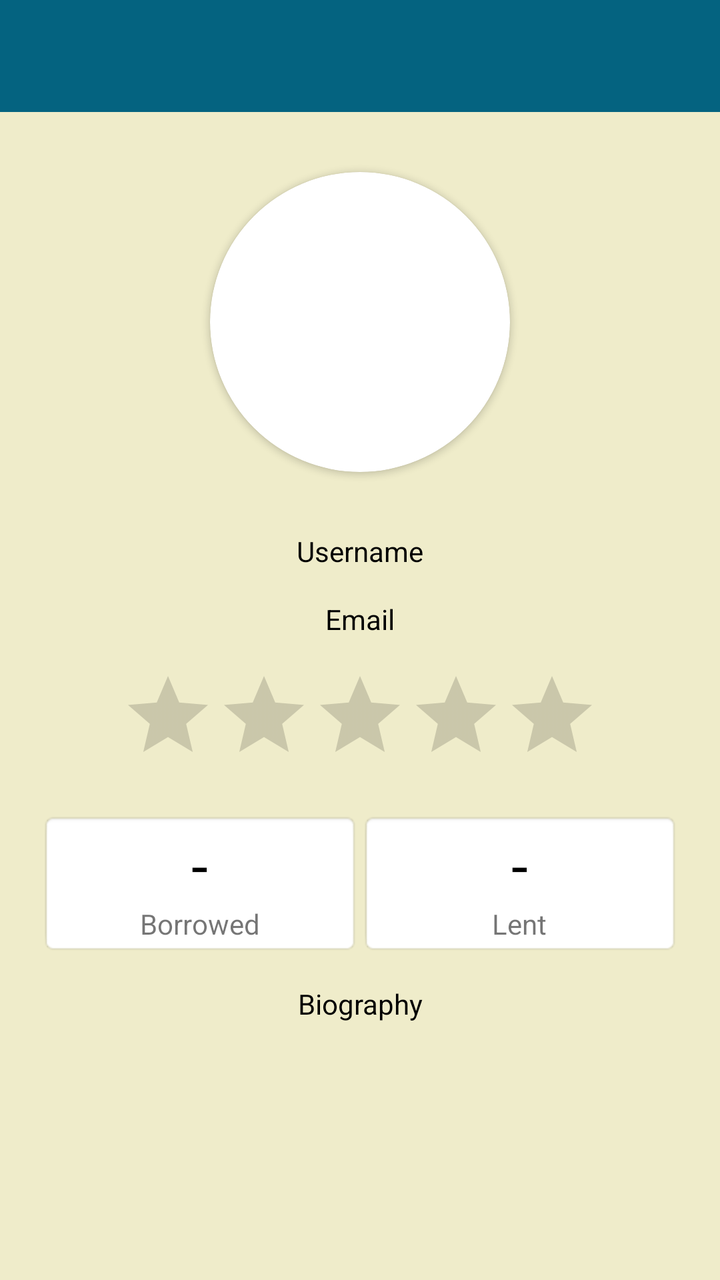
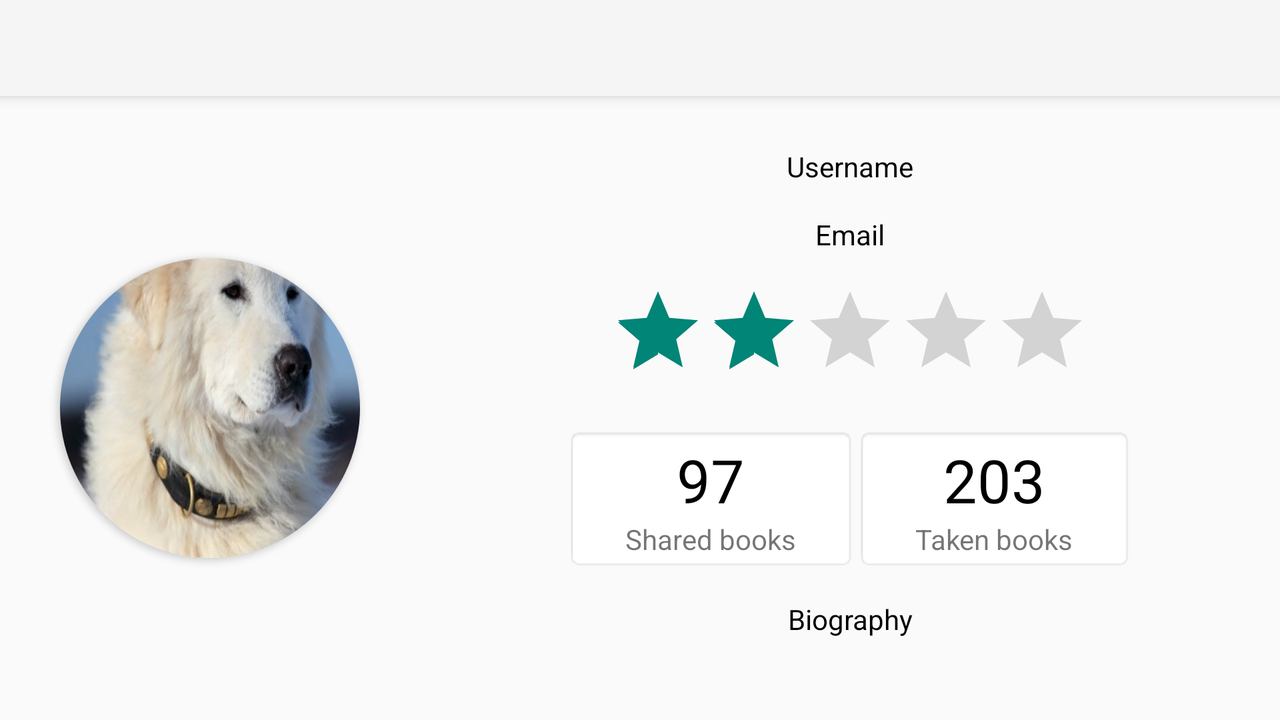

First picture: res/layout/ on a phone held upright. Second picture: the repository's own variant of that layout, on a device whose configuration matches the variant's folder. Source for both follows.
<!-- AndroidManifest.xml: application theme Theme.AppCompat.Light.NoActionBar -->
<!-- res/layout/activity_show_user.xml -->
<?xml version="1.0" encoding="utf-8"?>
<LinearLayout xmlns:android="http://schemas.android.com/apk/res/android"
    xmlns:app="http://schemas.android.com/apk/res-auto"
    xmlns:tools="http://schemas.android.com/tools"
    android:layout_width="match_parent"
    android:layout_height="match_parent"
    android:background="@color/colorPrimary"
    tools:context="com.afec.bookshelf.EditUser"
    android:orientation="vertical">


    <android.support.v7.widget.Toolbar
        android:id="@+id/toolbar"
        android:layout_width="match_parent"
        android:layout_height="?attr/actionBarSize"
        android:background="@color/colorPrimaryDark"
        android:theme="@style/ThemeOverlay.AppCompat.ActionBar"
        app:popupTheme="@style/ThemeOverlay.AppCompat.Light" />

    <android.support.v7.widget.CardView
        android:layout_width="150dp"
        android:layout_height="150dp"
        android:layout_gravity="center"
        android:layout_margin="30dp"
        android:innerRadius="0dp"
        android:shape="ring"
        app:cardCornerRadius="75dp">

        <ImageView
            android:id="@+id/immagineUtente"
            android:layout_width="wrap_content"
            android:layout_height="wrap_content"
            android:layout_gravity="center_horizontal"
            android:contentDescription="@string/user_profile_image"
            android:scaleType="centerCrop" />
    </android.support.v7.widget.CardView>

    <TextView
        android:id="@+id/nomeUtente"
        android:layout_width="match_parent"
        android:layout_height="wrap_content"
        android:layout_marginBottom="15dp"
        android:layout_marginLeft="20dp"
        android:layout_marginRight="20dp"
        android:text="@string/nome_utente"
        android:textAlignment="center"
        android:textColor="@android:color/black" />

    <TextView
        android:id="@+id/emailUtente"
        android:layout_width="match_parent"
        android:layout_height="wrap_content"
        android:layout_marginBottom="15dp"
        android:layout_marginLeft="20dp"
        android:layout_marginRight="20dp"
        android:text="@string/email"
        android:textAlignment="center"
        android:textColor="@android:color/black" />

    <RatingBar
        android:id="@+id/ratingUser"
        android:layout_width="wrap_content"
        android:layout_height="wrap_content"
        android:layout_gravity="center_horizontal"
        android:layout_marginBottom="15dp"
        android:layout_marginLeft="20dp"
        android:layout_marginRight="20dp"
        android:clickable="false"
        android:isIndicator="true"
        android:numStars="5"
        android:rating="0" />

    <LinearLayout
        android:layout_width="match_parent"
        android:layout_height="wrap_content"
        android:layout_gravity="center_horizontal"
        android:layout_marginBottom="15dp"
        android:layout_marginLeft="20dp"
        android:layout_marginRight="20dp"
        android:orientation="horizontal">

        <![CDATA[
            android:orientation="vertical">




        ]]>

        <LinearLayout
            android:layout_width="match_parent"
            android:layout_height="match_parent"
            android:layout_weight="1"
            android:background="@android:drawable/editbox_background_normal"
            android:orientation="vertical">

            <TextView
                android:id="@+id/taken_book_count"
                android:layout_width="wrap_content"
                android:layout_height="wrap_content"
                android:layout_gravity="center_horizontal"
                android:layout_marginLeft="20dp"
                android:layout_marginRight="20dp"
                android:text="-"
                android:textColor="@android:color/black"
                android:textSize="30sp" />

            <TextView
                android:id="@+id/taken_book"
                android:layout_width="134dp"
                android:layout_height="wrap_content"
                android:layout_gravity="center_horizontal"
                android:layout_marginLeft="20dp"
                android:layout_marginRight="20dp"
                android:text="@string/borrowed_books"
                android:textAlignment="center" />
        </LinearLayout>

        <LinearLayout
            android:layout_width="match_parent"
            android:layout_height="match_parent"
            android:layout_weight="1"
            android:background="@android:drawable/editbox_background_normal"
            android:orientation="vertical">

            <TextView
                android:id="@+id/shared_book_count"
                android:layout_width="wrap_content"
                android:layout_height="wrap_content"
                android:layout_gravity="center_horizontal"
                android:layout_marginLeft="20dp"
                android:layout_marginRight="20dp"
                android:text="-"
                android:textColor="@android:color/black"
                android:textSize="30sp" />

            <TextView
                android:id="@+id/shared_book"
                android:layout_gravity="center_horizontal"
                android:layout_width="wrap_content"
                android:layout_height="wrap_content"
                android:layout_marginLeft="20dp"
                android:layout_marginRight="20dp"
                android:text="@string/lent_books" />
        </LinearLayout>
    </LinearLayout>

    <TextView
        android:id="@+id/bioUtente"
        android:layout_width="match_parent"
        android:layout_height="wrap_content"
        android:layout_marginBottom="15dp"
        android:layout_marginLeft="20dp"
        android:layout_marginRight="20dp"
        android:text="@string/biografia"
        android:textAlignment="center"
        android:textColor="@android:color/black" />

</LinearLayout>
<!-- resources referenced by this layout -->
<resources>
  <color name="colorPrimary">#EFECCA</color>
  <color name="colorPrimaryDark">#046380</color>
  <string name="biografia">Biography</string>
  <string name="borrowed_books">Borrowed</string>
  <string name="email">Email</string>
  <string name="lent_books">Lent</string>
  <string name="nome_utente">Username</string>
  <string name="user_profile_image">User profile image</string>
</resources>
<!-- res/layout-land/activity_show_user.xml (the repository's variant of the layout above) -->
<!-- drawn on the phone turned sideways -->
<?xml version="1.0" encoding="utf-8"?>
<LinearLayout xmlns:android="http://schemas.android.com/apk/res/android"
    xmlns:app="http://schemas.android.com/apk/res-auto"
    xmlns:tools="http://schemas.android.com/tools"
    android:layout_width="match_parent"
    android:layout_height="match_parent"
    tools:context="com.afec.bookshelf.EditUser"
    android:orientation="vertical">


    <android.support.v7.widget.Toolbar
        android:id="@+id/show_toolbar"
        android:layout_width="match_parent"
        android:layout_height="?attr/actionBarSize"
        android:background="?attr/colorPrimary"
        android:elevation="4dp"
        android:theme="@style/ThemeOverlay.AppCompat.ActionBar"
        app:popupTheme="@style/ThemeOverlay.AppCompat.Light" />

    <LinearLayout
        android:layout_width="match_parent"
        android:layout_height="match_parent"
        android:orientation="horizontal">

        <android.support.v7.widget.CardView
            android:layout_width="150dp"
            android:layout_height="150dp"
            android:layout_gravity="center"
            android:layout_margin="30dp"
            android:innerRadius="0dp"
            android:shape="ring"
            app:cardCornerRadius="75dp">

            <ImageView
                android:id="@+id/immagineUtente"
                android:layout_width="wrap_content"
                android:layout_height="wrap_content"
                android:layout_gravity="center_horizontal"
                android:background="@drawable/imgprofilo" />


        </android.support.v7.widget.CardView>

        <LinearLayout
            android:layout_width="match_parent"
            android:layout_height="match_parent"
            android:gravity="center_vertical"
            android:orientation="vertical"
            android:padding="15dp">

            <TextView
                android:id="@+id/nomeUtente"
                android:layout_width="match_parent"
                android:layout_height="wrap_content"
                android:layout_marginBottom="15dp"
                android:layout_marginLeft="20dp"
                android:layout_marginRight="20dp"
                android:text="@string/nome_utente"
                android:textAlignment="center"
                android:textColor="@android:color/black"/>

            <TextView
                android:id="@+id/emailUtente"
                android:layout_width="match_parent"
                android:layout_height="wrap_content"
                android:layout_marginBottom="15dp"
                android:layout_marginLeft="20dp"
                android:layout_marginRight="20dp"
                android:text="@string/email"
                android:textAlignment="center"
                android:textColor="@android:color/black"/>

            <RatingBar
                android:id="@+id/ratingUser"
                android:layout_width="wrap_content"
                android:layout_height="wrap_content"
                android:layout_gravity="center_horizontal"
                android:layout_marginBottom="15dp"
                android:layout_marginLeft="20dp"
                android:layout_marginRight="20dp"
                android:clickable="false"
                android:isIndicator="true"
                android:numStars="5"
                android:rating="2" />

            <LinearLayout
                android:layout_width="wrap_content"
                android:layout_height="wrap_content"
                android:layout_gravity="center_horizontal"
                android:orientation="horizontal"
                android:layout_marginBottom="15dp"
                android:layout_marginLeft="20dp"
                android:layout_marginRight="20dp">

                <LinearLayout
                    android:layout_width="wrap_content"
                    android:layout_height="wrap_content"
                    android:orientation="vertical"
                    android:background="@android:drawable/editbox_background_normal">

                    <TextView
                        android:id="@+id/shared_book_count"
                        android:layout_width="wrap_content"
                        android:layout_height="wrap_content"
                        android:layout_gravity="center_horizontal"
                        android:layout_marginLeft="20dp"
                        android:layout_marginRight="20dp"
                        android:text="97"
                        android:textSize="30sp"
                        android:textColor="@android:color/black"/>

                    <TextView
                        android:id="@+id/shared_book"
                        android:layout_width="wrap_content"
                        android:layout_height="wrap_content"
                        android:text="Shared books"
                        android:layout_marginLeft="20dp"
                        android:layout_marginRight="20dp"/>
                </LinearLayout>

                <LinearLayout
                    android:layout_width="wrap_content"
                    android:layout_height="wrap_content"
                    android:orientation="vertical"
                    android:background="@android:drawable/editbox_background_normal">

                    <TextView
                        android:id="@+id/taken_book_count"
                        android:layout_width="wrap_content"
                        android:layout_height="wrap_content"
                        android:layout_gravity="center_horizontal"
                        android:layout_marginLeft="20dp"
                        android:layout_marginRight="20dp"
                        android:text="203"
                        android:textSize="30sp"
                        android:textColor="@android:color/black"/>

                    <TextView
                        android:id="@+id/taken_book"
                        android:layout_width="wrap_content"
                        android:layout_height="wrap_content"
                        android:text="Taken books"
                        android:layout_marginLeft="20dp"
                        android:layout_marginRight="20dp"/>
                </LinearLayout>
            </LinearLayout>

            <TextView
                android:id="@+id/bioUtente"
                android:layout_width="match_parent"
                android:layout_height="wrap_content"
                android:layout_marginBottom="15dp"
                android:layout_marginLeft="20dp"
                android:layout_marginRight="20dp"
                android:text="@string/biografia"
                android:textAlignment="center"
                android:textColor="@android:color/black"/>
        </LinearLayout>
    </LinearLayout>




</LinearLayout>
<!-- resources referenced by the variant -->
<!-- as the phone turned sideways resolves them -->
<resources>
  <!-- drawable imgprofilo: jpeg bitmap (drawable, 16785 bytes) -->
  <string name="biografia">Biography</string>
  <string name="email">Email</string>
  <string name="nome_utente">Username</string>
</resources>
